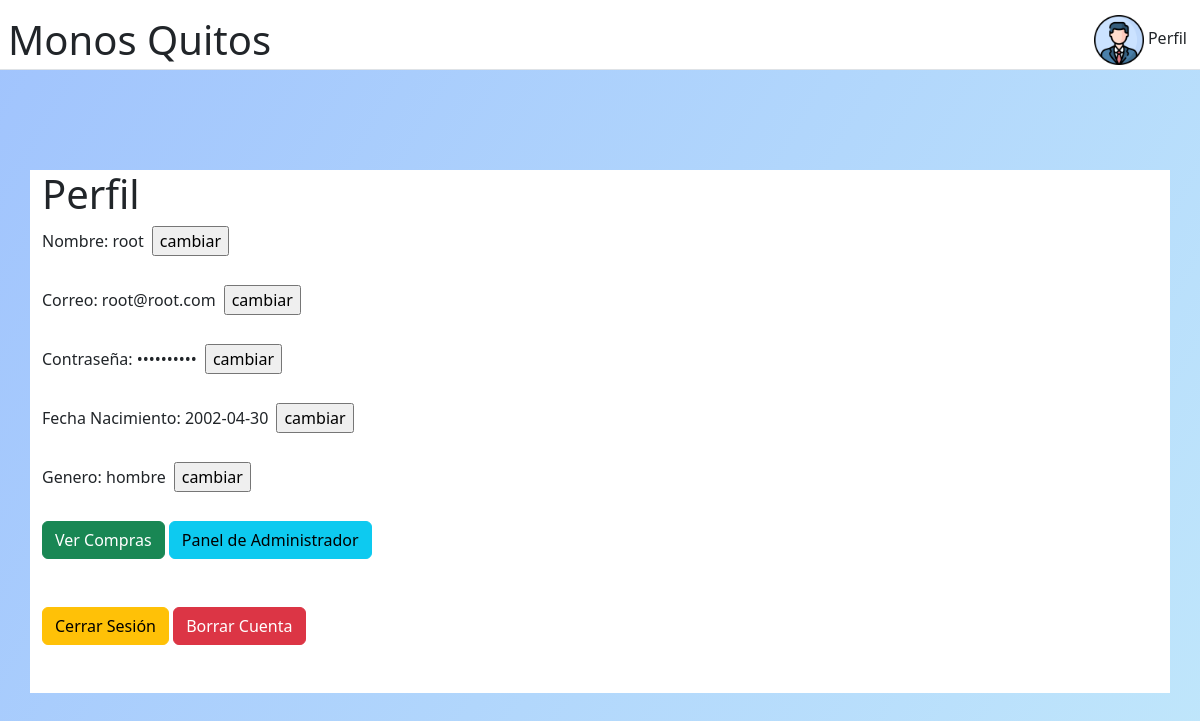
Screenshot of /perfil.php (signed in) with the database file from the repository.
### tables this page shows
CREATE TABLE `usuarios` (
  `id_user` int(20) NOT NULL,
  `Nombre_user` varchar(255) NOT NULL,
  `contrasena` text NOT NULL,
  `fecha_nacimiento` date NOT NULL,
  `genero` varchar(255) NOT NULL,
  `email` varchar(255) NOT NULL,
  `administrador` int(11) NOT NULL
);

### perfil.php (the view, shortened to what this page needs)
<!DOCTYPE html>
<html lang="es">
<head>
    <link href="https://cdn.jsdelivr.net/npm/bootstrap@5.2.2/dist/css/bootstrap.min.css" rel="stylesheet">
    <?php   include('comun.php');
            $sesion = $_SESSION['id_sesion'];
            $resultado = $mysqli->query("SELECT * FROM usuarios WHERE id_user = $sesion ");
            $resultadoassoc = $resultado->fetch_assoc();
              $nombre = $resultadoassoc['Nombre_user'];
              $correo = $resultadoassoc['email'];
              $fecha_nacimiento = $resultadoassoc['fecha_nacimiento'];
              $genero = $resultadoassoc['genero'];
              $administrador = $resultadoassoc['administrador'];
            ?>
</head>
<body>
        <div class="container">
            <header class="d-flex flex-wrap justify-content-center pt-2 pb-3 mb-4 fixed-top bg-white border-bottom quitos-header">
              <a href="index.php" class="d-flex align-items-center mb-3 ms-2 mb-md-0 me-md-auto ml-1 text-dark text-decoration-none">
                <span class="fs-1">Monos Quitos</span>
              </a>
              <?php if(!isset($_SESSION["id_sesion"])){
                echo "
                <script> setTimeout(() => { location.href='index.php'}, 0}";}
                    else{
                      echo "<a href='perfil.php' class='btn btn-default mt-0' role='button'>
                      <img src='img/perfil.png' width='50'/> Perfil</a>";}
                ?>
            </header>
          </div>
        <main class="main-padding" style="height: 120vh; background-image: linear-gradient(120deg, #a1c4fd 0%, #c2e9fb 100%);">
          <div class="container bg-body">
                <?php echo " <h1>Perfil</h1>
                        <p class='form-perfil'>Nombre: ".$nombre ."                       <form class='form-perfil' action='cambiar.php' method='post'> <input type='submit' class='ms-2' value='cambiar'> <input type='hidden' name='tipo' value='nombre'>  </form> </p>
                        <p class='form-perfil'>Correo: ".$correo ."                       <form class='form-perfil' action='cambiar.php' method='post'> <input type='submit' class='ms-2' value='cambiar'> <input type='hidden' name='tipo' value='correo'>  </form> </p>
                        <p class='form-perfil'>Contraseña: ••••••••••                     <form class='form-perfil' action='cambiar.php' method='post'> <input type='submit' class='ms-2' value='cambiar'> <input type='hidden' name='tipo' value='contrasena'>  </form> </p>
                        <p class='form-perfil'>Fecha Nacimiento: ".$fecha_nacimiento ."   <form class='form-perfil' action='cambiar.php' method='post'> <input type='submit' class='ms-2' value='cambiar'> <input type='hidden' name='tipo' value='fecha_nacimiento'>  </form> </p>
                        <p class='form-perfil'>Genero: ".$genero ."                       <form class='form-perfil' action='cambiar.php' method='post'> <input type='submit' class='ms-2' value='cambiar'> <input type='hidden' name='tipo' value='genero'>  </form> </p>" ?>
                <a class="btn btn-success mb-5" role="button" href="vistacompras.php">Ver Compras </a>
                <?php
                if($administrador == 1) {
                  echo '<a class="btn btn-info mb-5" role="button" href="administrador.php">Panel de Administrador</a>';
                }
                ?>
                <br>
                <a class='btn btn-warning mb-5' role='button' href="cerrarsesion.php">Cerrar Sesión</a>
                <button type="button" class="btn btn-danger mb-5" data-bs-toggle="modal" data-bs-target="#borrarcuentamodal">Borrar Cuenta</button>
          </div>
        </main>
</body>
</html>

### quitos.css (style rules this page uses)
.quitos-header { height: 70px; }
.main-padding { margin-top:50px; padding-top: 120px; }
main { height: 100vh; }
html { height: 100%; }
.form-perfil { display: inline-block; }

### rows the page displays
usuarios: Nombre_user "root", email "root@root.com", fecha_nacimiento "2002-04-30", genero "hombre"
